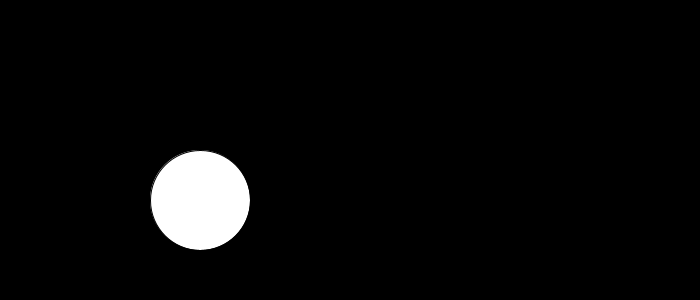
Frame 1 (no input)
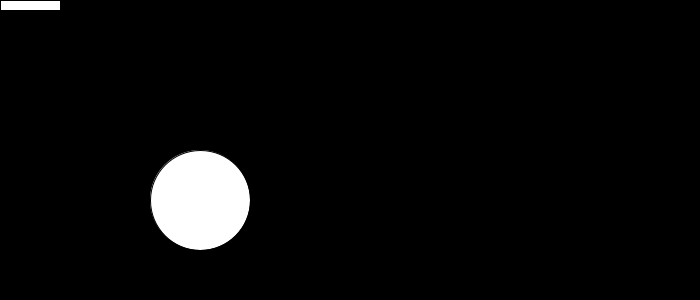
Frame 60 (the mouse pressed at the canvas centre just before this capture)
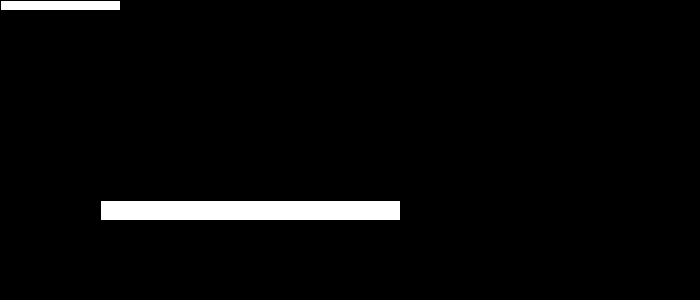
Frame 120 (the mouse held since frame 60 and released just before this capture)

The Processing sketch that drew these frames (run headless with seeded random() and noise(); from frame 60 on, the mouse is pressed at the canvas centre):

// Processing sketch: temporizador
// ── temporizador.pde
/*
  João Martinho Moura
  Mestrado em Tecnologia e Arte Digital. Universidade do Minho
  
  Aula 3 - 201311123

  Processing
    Temporisador (atraves de frame count)

*/

// tempo (atraves de contador)

int tempo = 0;

void setup(){
  size(700,300);
  frameRate(25);
  background(255,255,255);
  smooth();
}


void draw(){
  background(0);
  tempo = tempo + 1;
  
  rect(0,0,tempo,10);
  
  if (tempo < 100) {
    ellipse(200,200,100,100); 
  }
  if (tempo > 100 && tempo <200) {
    rect(100,200,300,20); 
  } 
  
  if (tempo>200){
    tempo=0;
  }
}
